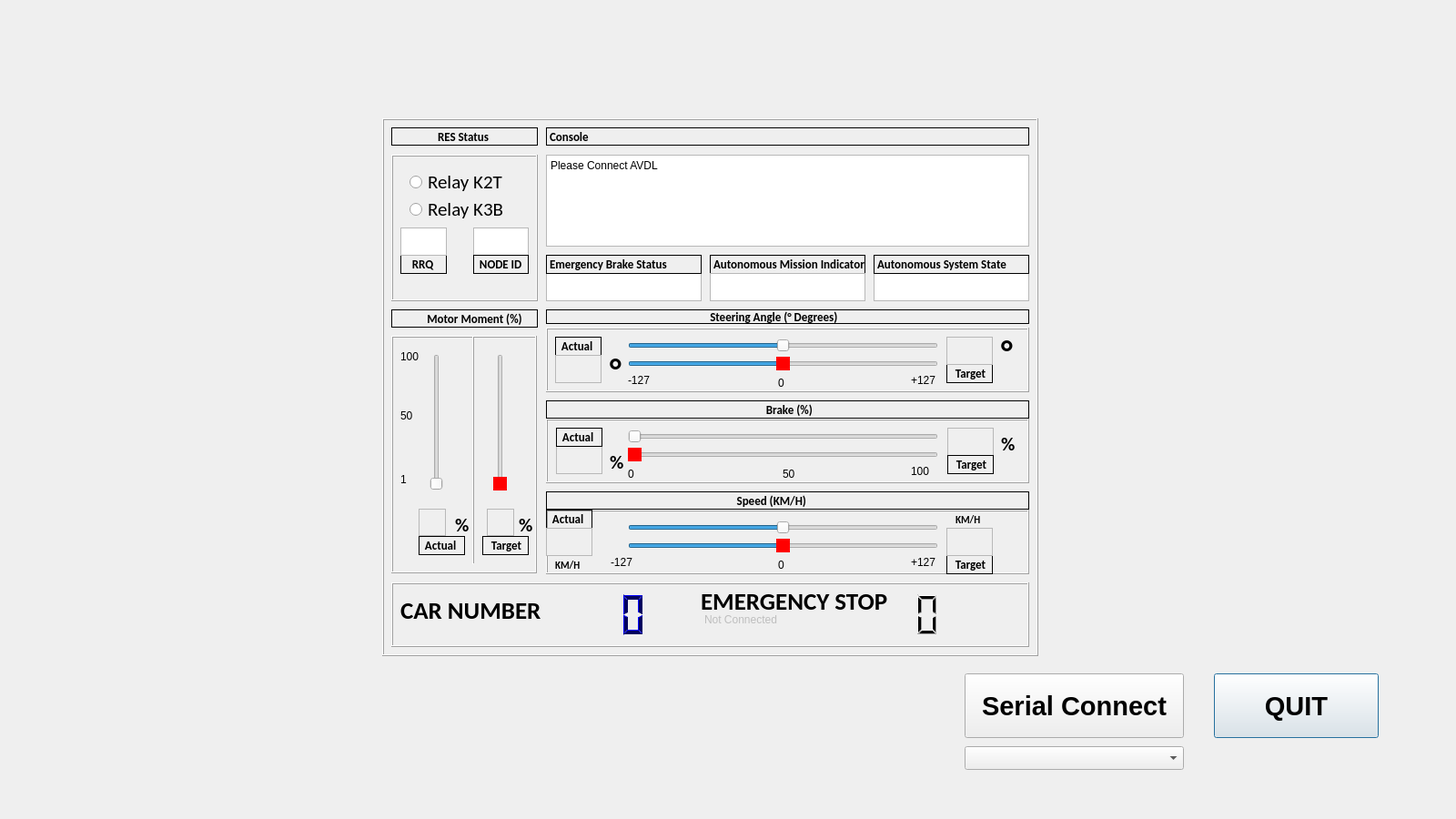
<?xml version="1.0" encoding="UTF-8"?>
<ui version="4.0">
 <class>Dialog</class>
 <widget class="QDialog" name="Dialog">
  <property name="geometry">
   <rect>
    <x>0</x>
    <y>0</y>
    <width>1600</width>
    <height>900</height>
   </rect>
  </property>
  <property name="windowTitle">
   <string>Dialog</string>
  </property>
  <widget class="QLabel" name="MMA_Heading">
   <property name="geometry">
    <rect>
     <x>430</x>
     <y>340</y>
     <width>161</width>
     <height>20</height>
    </rect>
   </property>
   <property name="font">
    <font>
     <family>Calibri</family>
     <pointsize>10</pointsize>
     <bold>true</bold>
    </font>
   </property>
   <property name="frameShape">
    <enum>QFrame::Shape::Panel</enum>
   </property>
   <property name="text">
    <string>            Motor Moment (%)</string>
   </property>
  </widget>
  <widget class="QFrame" name="MMA_Frame">
   <property name="geometry">
    <rect>
     <x>430</x>
     <y>369</y>
     <width>160</width>
     <height>261</height>
    </rect>
   </property>
   <property name="frameShape">
    <enum>QFrame::Shape::Box</enum>
   </property>
   <property name="frameShadow">
    <enum>QFrame::Shadow::Raised</enum>
   </property>
   <widget class="QFrame" name="MMA_Frame_2">
    <property name="geometry">
     <rect>
      <x>80</x>
      <y>0</y>
      <width>21</width>
      <height>251</height>
     </rect>
    </property>
    <property name="frameShape">
     <enum>QFrame::Shape::VLine</enum>
    </property>
    <property name="frameShadow">
     <enum>QFrame::Shadow::Raised</enum>
    </property>
   </widget>
   <widget class="QPlainTextEdit" name="MMA_Text_Target">
    <property name="enabled">
     <bool>false</bool>
    </property>
    <property name="geometry">
     <rect>
      <x>105</x>
      <y>190</y>
      <width>30</width>
      <height>30</height>
     </rect>
    </property>
   </widget>
   <widget class="QLabel" name="MMA_Percent1">
    <property name="geometry">
     <rect>
      <x>140</x>
      <y>200</y>
      <width>20</width>
      <height>15</height>
     </rect>
    </property>
    <property name="font">
     <font>
      <family>Calibri</family>
      <pointsize>16</pointsize>
      <bold>true</bold>
     </font>
    </property>
    <property name="text">
     <string>%</string>
    </property>
   </widget>
   <widget class="QLabel" name="MMA_100">
    <property name="geometry">
     <rect>
      <x>10</x>
      <y>15</y>
      <width>20</width>
      <height>15</height>
     </rect>
    </property>
    <property name="text">
     <string>100</string>
    </property>
   </widget>
   <widget class="QLabel" name="MMA_50">
    <property name="geometry">
     <rect>
      <x>10</x>
      <y>80</y>
      <width>20</width>
      <height>15</height>
     </rect>
    </property>
    <property name="text">
     <string>50</string>
    </property>
   </widget>
   <widget class="QSlider" name="MMA_Slider_Actual">
    <property name="enabled">
     <bool>true</bool>
    </property>
    <property name="geometry">
     <rect>
      <x>40</x>
      <y>20</y>
      <width>20</width>
      <height>150</height>
     </rect>
    </property>
    <property name="maximum">
     <number>100</number>
    </property>
    <property name="pageStep">
     <number>1</number>
    </property>
    <property name="orientation">
     <enum>Qt::Orientation::Vertical</enum>
    </property>
   </widget>
   <widget class="QSlider" name="MMA_Slider_Target">
    <property name="geometry">
     <rect>
      <x>110</x>
      <y>20</y>
      <width>20</width>
      <height>150</height>
     </rect>
    </property>
    <property name="styleSheet">
     <string notr="true">QSlider::handle:vertical {background-color: red;}</string>
    </property>
    <property name="orientation">
     <enum>Qt::Orientation::Vertical</enum>
    </property>
   </widget>
   <widget class="QPlainTextEdit" name="MMA_Text_Actual">
    <property name="enabled">
     <bool>false</bool>
    </property>
    <property name="geometry">
     <rect>
      <x>30</x>
      <y>190</y>
      <width>30</width>
      <height>30</height>
     </rect>
    </property>
    <property name="plainText">
     <string/>
    </property>
   </widget>
   <widget class="QLabel" name="label_20">
    <property name="geometry">
     <rect>
      <x>10</x>
      <y>150</y>
      <width>20</width>
      <height>15</height>
     </rect>
    </property>
    <property name="text">
     <string>1</string>
    </property>
   </widget>
   <widget class="QLabel" name="MMA_Percent2">
    <property name="geometry">
     <rect>
      <x>70</x>
      <y>200</y>
      <width>20</width>
      <height>15</height>
     </rect>
    </property>
    <property name="font">
     <font>
      <family>Calibri</family>
      <pointsize>16</pointsize>
      <bold>true</bold>
     </font>
    </property>
    <property name="text">
     <string>%</string>
    </property>
   </widget>
   <widget class="QLabel" name="MMA_Heading_6">
    <property name="geometry">
     <rect>
      <x>30</x>
      <y>220</y>
      <width>51</width>
      <height>21</height>
     </rect>
    </property>
    <property name="font">
     <font>
      <family>Calibri</family>
      <pointsize>10</pointsize>
      <bold>true</bold>
     </font>
    </property>
    <property name="frameShape">
     <enum>QFrame::Shape::Panel</enum>
    </property>
    <property name="text">
     <string> Actual</string>
    </property>
   </widget>
   <widget class="QLabel" name="MMA_Heading_7">
    <property name="geometry">
     <rect>
      <x>100</x>
      <y>220</y>
      <width>51</width>
      <height>21</height>
     </rect>
    </property>
    <property name="font">
     <font>
      <family>Calibri</family>
      <pointsize>10</pointsize>
      <bold>true</bold>
     </font>
    </property>
    <property name="frameShape">
     <enum>QFrame::Shape::Panel</enum>
    </property>
    <property name="text">
     <string>  Target</string>
    </property>
   </widget>
  </widget>
  <widget class="QFrame" name="frame">
   <property name="geometry">
    <rect>
     <x>600</x>
     <y>560</y>
     <width>531</width>
     <height>71</height>
    </rect>
   </property>
   <property name="frameShape">
    <enum>QFrame::Shape::Box</enum>
   </property>
   <property name="frameShadow">
    <enum>QFrame::Shadow::Raised</enum>
   </property>
   <widget class="QSlider" name="ST_Slider">
    <property name="geometry">
     <rect>
      <x>90</x>
      <y>30</y>
      <width>341</width>
      <height>20</height>
     </rect>
    </property>
    <property name="styleSheet">
     <string notr="true">QSlider::handle:horizontal {background-color: red;}</string>
    </property>
    <property name="minimum">
     <number>-127</number>
    </property>
    <property name="maximum">
     <number>127</number>
    </property>
    <property name="orientation">
     <enum>Qt::Orientation::Horizontal</enum>
    </property>
   </widget>
   <widget class="QSlider" name="SA_Slider">
    <property name="geometry">
     <rect>
      <x>90</x>
      <y>10</y>
      <width>341</width>
      <height>20</height>
     </rect>
    </property>
    <property name="minimum">
     <number>-127</number>
    </property>
    <property name="maximum">
     <number>127</number>
    </property>
    <property name="value">
     <number>0</number>
    </property>
    <property name="orientation">
     <enum>Qt::Orientation::Horizontal</enum>
    </property>
   </widget>
   <widget class="QLabel" name="MMA_51">
    <property name="geometry">
     <rect>
      <x>255</x>
      <y>50</y>
      <width>21</width>
      <height>21</height>
     </rect>
    </property>
    <property name="text">
     <string>0</string>
    </property>
   </widget>
   <widget class="QLabel" name="MMA_52">
    <property name="geometry">
     <rect>
      <x>71</x>
      <y>50</y>
      <width>31</width>
      <height>16</height>
     </rect>
    </property>
    <property name="text">
     <string>-127</string>
    </property>
   </widget>
   <widget class="QLabel" name="MMA_53">
    <property name="geometry">
     <rect>
      <x>401</x>
      <y>50</y>
      <width>31</width>
      <height>16</height>
     </rect>
    </property>
    <property name="text">
     <string>+127</string>
    </property>
   </widget>
   <widget class="QLabel" name="label_50">
    <property name="geometry">
     <rect>
      <x>450</x>
      <y>0</y>
      <width>91</width>
      <height>21</height>
     </rect>
    </property>
    <property name="font">
     <font>
      <family>Calibri</family>
      <pointsize>8</pointsize>
      <bold>true</bold>
     </font>
    </property>
    <property name="text">
     <string>KM/H</string>
    </property>
   </widget>
   <widget class="QLabel" name="MMA_Heading_10">
    <property name="geometry">
     <rect>
      <x>440</x>
      <y>50</y>
      <width>51</width>
      <height>21</height>
     </rect>
    </property>
    <property name="font">
     <font>
      <family>Calibri</family>
      <pointsize>10</pointsize>
      <bold>true</bold>
     </font>
    </property>
    <property name="frameShape">
     <enum>QFrame::Shape::Panel</enum>
    </property>
    <property name="text">
     <string>  Target</string>
    </property>
   </widget>
   <widget class="QPlainTextEdit" name="ST_Text_Actual">
    <property name="enabled">
     <bool>false</bool>
    </property>
    <property name="geometry">
     <rect>
      <x>440</x>
      <y>20</y>
      <width>51</width>
      <height>31</height>
     </rect>
    </property>
   </widget>
   <widget class="QLabel" name="MMA_Heading_11">
    <property name="geometry">
     <rect>
      <x>0</x>
      <y>0</y>
      <width>51</width>
      <height>21</height>
     </rect>
    </property>
    <property name="font">
     <font>
      <family>Calibri</family>
      <pointsize>10</pointsize>
      <bold>true</bold>
     </font>
    </property>
    <property name="frameShape">
     <enum>QFrame::Shape::Panel</enum>
    </property>
    <property name="text">
     <string> Actual</string>
    </property>
   </widget>
   <widget class="QLabel" name="label_51">
    <property name="geometry">
     <rect>
      <x>10</x>
      <y>50</y>
      <width>91</width>
      <height>21</height>
     </rect>
    </property>
    <property name="font">
     <font>
      <family>Calibri</family>
      <pointsize>8</pointsize>
      <bold>true</bold>
     </font>
    </property>
    <property name="text">
     <string>KM/H</string>
    </property>
   </widget>
   <widget class="QPlainTextEdit" name="SA_Text_Actual">
    <property name="enabled">
     <bool>false</bool>
    </property>
    <property name="geometry">
     <rect>
      <x>0</x>
      <y>20</y>
      <width>51</width>
      <height>31</height>
     </rect>
    </property>
   </widget>
  </widget>
  <widget class="QLabel" name="MT_Heading_2">
   <property name="geometry">
    <rect>
     <x>600</x>
     <y>540</y>
     <width>531</width>
     <height>20</height>
    </rect>
   </property>
   <property name="font">
    <font>
     <family>Calibri</family>
     <pointsize>10</pointsize>
     <bold>true</bold>
    </font>
   </property>
   <property name="frameShape">
    <enum>QFrame::Shape::Panel</enum>
   </property>
   <property name="text">
    <string>                                                                      Speed (KM/H)</string>
   </property>
  </widget>
  <widget class="QFrame" name="frame_2">
   <property name="geometry">
    <rect>
     <x>430</x>
     <y>640</y>
     <width>701</width>
     <height>71</height>
    </rect>
   </property>
   <property name="frameShape">
    <enum>QFrame::Shape::Box</enum>
   </property>
   <property name="frameShadow">
    <enum>QFrame::Shadow::Raised</enum>
   </property>
   <widget class="QLCDNumber" name="CarNumber_lcdNumber">
    <property name="geometry">
     <rect>
      <x>90</x>
      <y>10</y>
      <width>201</width>
      <height>51</height>
     </rect>
    </property>
    <property name="palette">
     <palette>
      <active>
       <colorrole role="WindowText">
        <brush brushstyle="SolidPattern">
         <color alpha="255">
          <red>0</red>
          <green>0</green>
          <blue>94</blue>
         </color>
        </brush>
       </colorrole>
       <colorrole role="Light">
        <brush brushstyle="SolidPattern">
         <color alpha="255">
          <red>0</red>
          <green>0</green>
          <blue>255</blue>
         </color>
        </brush>
       </colorrole>
       <colorrole role="Dark">
        <brush brushstyle="SolidPattern">
         <color alpha="255">
          <red>0</red>
          <green>0</green>
          <blue>94</blue>
         </color>
        </brush>
       </colorrole>
       <colorrole role="Text">
        <brush brushstyle="SolidPattern">
         <color alpha="255">
          <red>60</red>
          <green>60</green>
          <blue>60</blue>
         </color>
        </brush>
       </colorrole>
       <colorrole role="ButtonText">
        <brush brushstyle="SolidPattern">
         <color alpha="255">
          <red>76</red>
          <green>76</green>
          <blue>76</blue>
         </color>
        </brush>
       </colorrole>
      </active>
      <inactive>
       <colorrole role="WindowText">
        <brush brushstyle="SolidPattern">
         <color alpha="255">
          <red>0</red>
          <green>0</green>
          <blue>94</blue>
         </color>
        </brush>
       </colorrole>
       <colorrole role="Light">
        <brush brushstyle="SolidPattern">
         <color alpha="255">
          <red>0</red>
          <green>0</green>
          <blue>255</blue>
         </color>
        </brush>
       </colorrole>
       <colorrole role="Dark">
        <brush brushstyle="SolidPattern">
         <color alpha="255">
          <red>0</red>
          <green>0</green>
          <blue>94</blue>
         </color>
        </brush>
       </colorrole>
       <colorrole role="Text">
        <brush brushstyle="SolidPattern">
         <color alpha="255">
          <red>60</red>
          <green>60</green>
          <blue>60</blue>
         </color>
        </brush>
       </colorrole>
       <colorrole role="ButtonText">
        <brush brushstyle="SolidPattern">
         <color alpha="255">
          <red>76</red>
          <green>76</green>
          <blue>76</blue>
         </color>
        </brush>
       </colorrole>
      </inactive>
      <disabled>
       <colorrole role="WindowText">
        <brush brushstyle="SolidPattern">
         <color alpha="255">
          <red>0</red>
          <green>0</green>
          <blue>94</blue>
         </color>
        </brush>
       </colorrole>
       <colorrole role="Light">
        <brush brushstyle="SolidPattern">
         <color alpha="255">
          <red>0</red>
          <green>0</green>
          <blue>255</blue>
         </color>
        </brush>
       </colorrole>
       <colorrole role="Dark">
        <brush brushstyle="SolidPattern">
         <color alpha="255">
          <red>0</red>
          <green>0</green>
          <blue>94</blue>
         </color>
        </brush>
       </colorrole>
       <colorrole role="Text">
        <brush brushstyle="SolidPattern">
         <color alpha="255">
          <red>0</red>
          <green>0</green>
          <blue>94</blue>
         </color>
        </brush>
       </colorrole>
       <colorrole role="ButtonText">
        <brush brushstyle="SolidPattern">
         <color alpha="255">
          <red>0</red>
          <green>0</green>
          <blue>94</blue>
         </color>
        </brush>
       </colorrole>
      </disabled>
     </palette>
    </property>
    <property name="font">
     <font>
      <family>Calibri</family>
      <pointsize>10</pointsize>
      <bold>true</bold>
     </font>
    </property>
    <property name="frameShape">
     <enum>QFrame::Shape::NoFrame</enum>
    </property>
    <property name="digitCount">
     <number>7</number>
    </property>
   </widget>
   <widget class="QLabel" name="label_2">
    <property name="geometry">
     <rect>
      <x>10</x>
      <y>10</y>
      <width>161</width>
      <height>41</height>
     </rect>
    </property>
    <property name="font">
     <font>
      <family>Calibri</family>
      <pointsize>20</pointsize>
      <bold>true</bold>
     </font>
    </property>
    <property name="text">
     <string>CAR NUMBER</string>
    </property>
   </widget>
   <widget class="QLabel" name="label_3">
    <property name="geometry">
     <rect>
      <x>340</x>
      <y>0</y>
      <width>221</width>
      <height>41</height>
     </rect>
    </property>
    <property name="font">
     <font>
      <family>Calibri</family>
      <pointsize>20</pointsize>
      <bold>true</bold>
     </font>
    </property>
    <property name="text">
     <string>EMERGENCY STOP</string>
    </property>
   </widget>
   <widget class="QLabel" name="RES_ESTOP_RED">
    <property name="geometry">
     <rect>
      <x>630</x>
      <y>10</y>
      <width>51</width>
      <height>51</height>
     </rect>
    </property>
    <property name="text">
     <string/>
    </property>
    <property name="pixmap">
     <pixmap>emergency-stop-red.png</pixmap>
    </property>
    <property name="scaledContents">
     <bool>true</bool>
    </property>
   </widget>
   <widget class="QLCDNumber" name="RES_lcdNumber">
    <property name="geometry">
     <rect>
      <x>453</x>
      <y>10</y>
      <width>171</width>
      <height>51</height>
     </rect>
    </property>
    <property name="font">
     <font>
      <family>Calibri</family>
      <pointsize>10</pointsize>
      <bold>true</bold>
     </font>
    </property>
    <property name="frameShape">
     <enum>QFrame::Shape::NoFrame</enum>
    </property>
    <property name="frameShadow">
     <enum>QFrame::Shadow::Plain</enum>
    </property>
   </widget>
   <widget class="QPlainTextEdit" name="Estop_Text">
    <property name="enabled">
     <bool>false</bool>
    </property>
    <property name="geometry">
     <rect>
      <x>340</x>
      <y>30</y>
      <width>201</width>
      <height>31</height>
     </rect>
    </property>
    <property name="frameShape">
     <enum>QFrame::Shape::NoFrame</enum>
    </property>
    <property name="plainText">
     <string>Not Connected</string>
    </property>
   </widget>
  </widget>
  <widget class="QFrame" name="frame_3">
   <property name="geometry">
    <rect>
     <x>430</x>
     <y>170</y>
     <width>161</width>
     <height>161</height>
    </rect>
   </property>
   <property name="frameShape">
    <enum>QFrame::Shape::Box</enum>
   </property>
   <property name="frameShadow">
    <enum>QFrame::Shadow::Raised</enum>
   </property>
   <widget class="QRadioButton" name="radioButton">
    <property name="geometry">
     <rect>
      <x>20</x>
      <y>20</y>
      <width>131</width>
      <height>20</height>
     </rect>
    </property>
    <property name="font">
     <font>
      <family>Calibri</family>
      <pointsize>16</pointsize>
     </font>
    </property>
    <property name="text">
     <string>Relay K2T</string>
    </property>
   </widget>
   <widget class="QPlainTextEdit" name="plainTextEdit_14">
    <property name="geometry">
     <rect>
      <x>90</x>
      <y>80</y>
      <width>61</width>
      <height>31</height>
     </rect>
    </property>
   </widget>
   <widget class="QLabel" name="MMA_Heading_3">
    <property name="geometry">
     <rect>
      <x>90</x>
      <y>110</y>
      <width>61</width>
      <height>21</height>
     </rect>
    </property>
    <property name="font">
     <font>
      <family>Calibri</family>
      <pointsize>10</pointsize>
      <bold>true</bold>
     </font>
    </property>
    <property name="frameShape">
     <enum>QFrame::Shape::Panel</enum>
    </property>
    <property name="text">
     <string> NODE ID</string>
    </property>
   </widget>
   <widget class="QLabel" name="MMA_Heading_2">
    <property name="geometry">
     <rect>
      <x>10</x>
      <y>110</y>
      <width>51</width>
      <height>21</height>
     </rect>
    </property>
    <property name="font">
     <font>
      <family>Calibri</family>
      <pointsize>10</pointsize>
      <bold>true</bold>
     </font>
    </property>
    <property name="frameShape">
     <enum>QFrame::Shape::Panel</enum>
    </property>
    <property name="text">
     <string>   RRQ</string>
    </property>
   </widget>
   <widget class="QRadioButton" name="radioButton_2">
    <property name="geometry">
     <rect>
      <x>20</x>
      <y>50</y>
      <width>131</width>
      <height>20</height>
     </rect>
    </property>
    <property name="font">
     <font>
      <family>Calibri</family>
      <pointsize>16</pointsize>
     </font>
    </property>
    <property name="text">
     <string>Relay K3B</string>
    </property>
   </widget>
   <widget class="QPlainTextEdit" name="plainTextEdit_13">
    <property name="geometry">
     <rect>
      <x>10</x>
      <y>80</y>
      <width>51</width>
      <height>31</height>
     </rect>
    </property>
   </widget>
  </widget>
  <widget class="QLabel" name="MT_Heading_3">
   <property name="geometry">
    <rect>
     <x>600</x>
     <y>440</y>
     <width>531</width>
     <height>20</height>
    </rect>
   </property>
   <property name="font">
    <font>
     <family>Calibri</family>
     <pointsize>10</pointsize>
     <bold>true</bold>
    </font>
   </property>
   <property name="frameShape">
    <enum>QFrame::Shape::Panel</enum>
   </property>
   <property name="text">
    <string>                                                                                 Brake (%)</string>
   </property>
  </widget>
  <widget class="QFrame" name="frame_4">
   <property name="geometry">
    <rect>
     <x>600</x>
     <y>460</y>
     <width>531</width>
     <height>71</height>
    </rect>
   </property>
   <property name="frameShape">
    <enum>QFrame::Shape::Box</enum>
   </property>
   <property name="frameShadow">
    <enum>QFrame::Shadow::Raised</enum>
   </property>
   <widget class="QSlider" name="BRT_Slider">
    <property name="geometry">
     <rect>
      <x>90</x>
      <y>30</y>
      <width>341</width>
      <height>20</height>
     </rect>
    </property>
    <property name="styleSheet">
     <string notr="true">QSlider::handle:horizontal {background-color: red;}</string>
    </property>
    <property name="minimum">
     <number>0</number>
    </property>
    <property name="maximum">
     <number>100</number>
    </property>
    <property name="orientation">
     <enum>Qt::Orientation::Horizontal</enum>
    </property>
   </widget>
   <widget class="QPlainTextEdit" name="BRA_Text_Actual">
    <property name="enabled">
     <bool>false</bool>
    </property>
    <property name="geometry">
     <rect>
      <x>11</x>
      <y>30</y>
      <width>51</width>
      <height>31</height>
     </rect>
    </property>
   </widget>
   <widget class="QSlider" name="BRA_Slider">
    <property name="geometry">
     <rect>
      <x>90</x>
      <y>10</y>
      <width>341</width>
      <height>20</height>
     </rect>
    </property>
    <property name="minimum">
     <number>0</number>
    </property>
    <property name="maximum">
     <number>100</number>
    </property>
    <property name="value">
     <number>0</number>
    </property>
    <property name="orientation">
     <enum>Qt::Orientation::Horizontal</enum>
    </property>
   </widget>
   <widget class="QPlainTextEdit" name="BRT_Text_Actual">
    <property name="enabled">
     <bool>false</bool>
    </property>
    <property name="geometry">
     <rect>
      <x>441</x>
      <y>10</y>
      <width>51</width>
      <height>31</height>
     </rect>
    </property>
    <property name="plainText">
     <string/>
    </property>
   </widget>
   <widget class="QLabel" name="MMA_54">
    <property name="geometry">
     <rect>
      <x>90</x>
      <y>50</y>
      <width>21</width>
      <height>21</height>
     </rect>
    </property>
    <property name="text">
     <string>0</string>
    </property>
   </widget>
   <widget class="QLabel" name="MMA_56">
    <property name="geometry">
     <rect>
      <x>401</x>
      <y>50</y>
      <width>31</width>
      <height>16</height>
     </rect>
    </property>
    <property name="text">
     <string>100</string>
    </property>
   </widget>
   <widget class="QLabel" name="MMA_Heading_8">
    <property name="geometry">
     <rect>
      <x>441</x>
      <y>40</y>
      <width>51</width>
      <height>21</height>
     </rect>
    </property>
    <property name="font">
     <font>
      <family>Calibri</family>
      <pointsize>10</pointsize>
      <bold>true</bold>
     </font>
    </property>
    <property name="frameShape">
     <enum>QFrame::Shape::Panel</enum>
    </property>
    <property name="text">
     <string>  Target</string>
    </property>
   </widget>
   <widget class="QLabel" name="MMA_Heading_9">
    <property name="geometry">
     <rect>
      <x>11</x>
      <y>10</y>
      <width>51</width>
      <height>21</height>
     </rect>
    </property>
    <property name="font">
     <font>
      <family>Calibri</family>
      <pointsize>10</pointsize>
      <bold>true</bold>
     </font>
    </property>
    <property name="frameShape">
     <enum>QFrame::Shape::Panel</enum>
    </property>
    <property name="text">
     <string> Actual</string>
    </property>
   </widget>
   <widget class="QLabel" name="MMA_Percent1_2">
    <property name="geometry">
     <rect>
      <x>500</x>
      <y>20</y>
      <width>20</width>
      <height>15</height>
     </rect>
    </property>
    <property name="font">
     <font>
      <family>Calibri</family>
      <pointsize>16</pointsize>
      <bold>true</bold>
     </font>
    </property>
    <property name="text">
     <string>%</string>
    </property>
   </widget>
   <widget class="QLabel" name="MMA_Percent1_3">
    <property name="geometry">
     <rect>
      <x>70</x>
      <y>40</y>
      <width>20</width>
      <height>15</height>
     </rect>
    </property>
    <property name="font">
     <font>
      <family>Calibri</family>
      <pointsize>16</pointsize>
      <bold>true</bold>
     </font>
    </property>
    <property name="text">
     <string>%</string>
    </property>
   </widget>
   <widget class="QLabel" name="MMA_60">
    <property name="geometry">
     <rect>
      <x>260</x>
      <y>50</y>
      <width>21</width>
      <height>21</height>
     </rect>
    </property>
    <property name="text">
     <string>50</string>
    </property>
   </widget>
  </widget>
  <widget class="QLabel" name="MT_Heading_4">
   <property name="geometry">
    <rect>
     <x>600</x>
     <y>340</y>
     <width>531</width>
     <height>16</height>
    </rect>
   </property>
   <property name="font">
    <font>
     <family>Calibri</family>
     <pointsize>10</pointsize>
     <bold>true</bold>
    </font>
   </property>
   <property name="frameShape">
    <enum>QFrame::Shape::Panel</enum>
   </property>
   <property name="text">
    <string>                                                            Steering Angle (° Degrees)
</string>
   </property>
  </widget>
  <widget class="QFrame" name="frame_5">
   <property name="geometry">
    <rect>
     <x>600</x>
     <y>360</y>
     <width>531</width>
     <height>71</height>
    </rect>
   </property>
   <property name="frameShape">
    <enum>QFrame::Shape::Box</enum>
   </property>
   <property name="frameShadow">
    <enum>QFrame::Shadow::Raised</enum>
   </property>
   <widget class="QSlider" name="STT_Slider">
    <property name="geometry">
     <rect>
      <x>90</x>
      <y>30</y>
      <width>341</width>
      <height>20</height>
     </rect>
    </property>
    <property name="styleSheet">
     <string notr="true">QSlider::handle:horizontal {background-color: red;}</string>
    </property>
    <property name="minimum">
     <number>-127</number>
    </property>
    <property name="maximum">
     <number>127</number>
    </property>
    <property name="orientation">
     <enum>Qt::Orientation::Horizontal</enum>
    </property>
   </widget>
   <widget class="QSlider" name="STA_Slider">
    <property name="geometry">
     <rect>
      <x>90</x>
      <y>10</y>
      <width>341</width>
      <height>20</height>
     </rect>
    </property>
    <property name="minimum">
     <number>-127</number>
    </property>
    <property name="maximum">
     <number>127</number>
    </property>
    <property name="value">
     <number>0</number>
    </property>
    <property name="orientation">
     <enum>Qt::Orientation::Horizontal</enum>
    </property>
   </widget>
   <widget class="QLabel" name="MMA_57">
    <property name="geometry">
     <rect>
      <x>255</x>
      <y>50</y>
      <width>21</width>
      <height>21</height>
     </rect>
    </property>
    <property name="text">
     <string>0</string>
    </property>
   </widget>
   <widget class="QLabel" name="MMA_58">
    <property name="geometry">
     <rect>
      <x>90</x>
      <y>50</y>
      <width>31</width>
      <height>16</height>
     </rect>
    </property>
    <property name="text">
     <string>-127</string>
    </property>
   </widget>
   <widget class="QLabel" name="MMA_59">
    <property name="geometry">
     <rect>
      <x>401</x>
      <y>50</y>
      <width>31</width>
      <height>16</height>
     </rect>
    </property>
    <property name="text">
     <string>+127</string>
    </property>
   </widget>
   <widget class="QLabel" name="label_46">
    <property name="geometry">
     <rect>
      <x>500</x>
      <y>10</y>
      <width>21</width>
      <height>31</height>
     </rect>
    </property>
    <property name="font">
     <font>
      <family>Calibri</family>
      <pointsize>28</pointsize>
      <bold>true</bold>
     </font>
    </property>
    <property name="text">
     <string>°</string>
    </property>
   </widget>
   <widget class="QLabel" name="MMA_Heading_4">
    <property name="geometry">
     <rect>
      <x>440</x>
      <y>40</y>
      <width>51</width>
      <height>21</height>
     </rect>
    </property>
    <property name="font">
     <font>
      <family>Calibri</family>
      <pointsize>10</pointsize>
      <bold>true</bold>
     </font>
    </property>
    <property name="frameShape">
     <enum>QFrame::Shape::Panel</enum>
    </property>
    <property name="text">
     <string>  Target</string>
    </property>
   </widget>
   <widget class="QPlainTextEdit" name="STT_Text_Target">
    <property name="enabled">
     <bool>false</bool>
    </property>
    <property name="geometry">
     <rect>
      <x>440</x>
      <y>10</y>
      <width>51</width>
      <height>31</height>
     </rect>
    </property>
   </widget>
   <widget class="QLabel" name="MMA_Heading_5">
    <property name="geometry">
     <rect>
      <x>10</x>
      <y>10</y>
      <width>51</width>
      <height>21</height>
     </rect>
    </property>
    <property name="font">
     <font>
      <family>Calibri</family>
      <pointsize>10</pointsize>
      <bold>true</bold>
     </font>
    </property>
    <property name="frameShape">
     <enum>QFrame::Shape::Panel</enum>
    </property>
    <property name="text">
     <string> Actual</string>
    </property>
   </widget>
   <widget class="QLabel" name="label_45">
    <property name="geometry">
     <rect>
      <x>70</x>
      <y>30</y>
      <width>21</width>
      <height>31</height>
     </rect>
    </property>
    <property name="font">
     <font>
      <family>Calibri</family>
      <pointsize>28</pointsize>
      <bold>true</bold>
     </font>
    </property>
    <property name="text">
     <string>°</string>
    </property>
   </widget>
   <widget class="QPlainTextEdit" name="STA_Text_Actual">
    <property name="enabled">
     <bool>false</bool>
    </property>
    <property name="geometry">
     <rect>
      <x>10</x>
      <y>30</y>
      <width>51</width>
      <height>31</height>
     </rect>
    </property>
   </widget>
  </widget>
  <widget class="QLabel" name="MMA_Heading_13">
   <property name="geometry">
    <rect>
     <x>780</x>
     <y>280</y>
     <width>171</width>
     <height>21</height>
    </rect>
   </property>
   <property name="font">
    <font>
     <family>Calibri</family>
     <pointsize>10</pointsize>
     <bold>true</bold>
    </font>
   </property>
   <property name="frameShape">
    <enum>QFrame::Shape::Panel</enum>
   </property>
   <property name="text">
    <string>Autonomous Mission Indicator</string>
   </property>
  </widget>
  <widget class="QPlainTextEdit" name="AMI_Text">
   <property name="geometry">
    <rect>
     <x>780</x>
     <y>300</y>
     <width>171</width>
     <height>31</height>
    </rect>
   </property>
  </widget>
  <widget class="QPlainTextEdit" name="EBS_Text">
   <property name="geometry">
    <rect>
     <x>600</x>
     <y>300</y>
     <width>171</width>
     <height>31</height>
    </rect>
   </property>
  </widget>
  <widget class="QLabel" name="MMA_Heading_14">
   <property name="geometry">
    <rect>
     <x>600</x>
     <y>280</y>
     <width>171</width>
     <height>21</height>
    </rect>
   </property>
   <property name="font">
    <font>
     <family>Calibri</family>
     <pointsize>10</pointsize>
     <bold>true</bold>
    </font>
   </property>
   <property name="frameShape">
    <enum>QFrame::Shape::Panel</enum>
   </property>
   <property name="text">
    <string>Emergency Brake Status</string>
   </property>
  </widget>
  <widget class="QPlainTextEdit" name="AS_Text">
   <property name="geometry">
    <rect>
     <x>960</x>
     <y>300</y>
     <width>171</width>
     <height>31</height>
    </rect>
   </property>
  </widget>
  <widget class="QLabel" name="MMA_Heading_15">
   <property name="geometry">
    <rect>
     <x>960</x>
     <y>280</y>
     <width>171</width>
     <height>21</height>
    </rect>
   </property>
   <property name="font">
    <font>
     <family>Calibri</family>
     <pointsize>10</pointsize>
     <bold>true</bold>
    </font>
   </property>
   <property name="frameShape">
    <enum>QFrame::Shape::Panel</enum>
   </property>
   <property name="text">
    <string>Autonomous System State</string>
   </property>
  </widget>
  <widget class="QPlainTextEdit" name="Console">
   <property name="geometry">
    <rect>
     <x>600</x>
     <y>170</y>
     <width>531</width>
     <height>101</height>
    </rect>
   </property>
   <property name="plainText">
    <string>Please Connect AVDL</string>
   </property>
  </widget>
  <widget class="QFrame" name="frame_6">
   <property name="geometry">
    <rect>
     <x>420</x>
     <y>130</y>
     <width>721</width>
     <height>591</height>
    </rect>
   </property>
   <property name="autoFillBackground">
    <bool>true</bool>
   </property>
   <property name="frameShape">
    <enum>QFrame::Shape::Box</enum>
   </property>
   <property name="frameShadow">
    <enum>QFrame::Shadow::Raised</enum>
   </property>
   <widget class="QLabel" name="MMA_Heading_16">
    <property name="geometry">
     <rect>
      <x>180</x>
      <y>10</y>
      <width>531</width>
      <height>20</height>
     </rect>
    </property>
    <property name="font">
     <font>
      <family>Calibri</family>
      <pointsize>10</pointsize>
      <bold>true</bold>
     </font>
    </property>
    <property name="frameShape">
     <enum>QFrame::Shape::Panel</enum>
    </property>
    <property name="text">
     <string>Console</string>
    </property>
   </widget>
   <widget class="QLabel" name="MMA_Heading_12">
    <property name="geometry">
     <rect>
      <x>10</x>
      <y>10</y>
      <width>161</width>
      <height>20</height>
     </rect>
    </property>
    <property name="font">
     <font>
      <family>Calibri</family>
      <pointsize>10</pointsize>
      <bold>true</bold>
     </font>
    </property>
    <property name="frameShape">
     <enum>QFrame::Shape::Panel</enum>
    </property>
    <property name="text">
     <string>                RES Status</string>
    </property>
   </widget>
  </widget>
  <widget class="QLabel" name="Background">
   <property name="geometry">
    <rect>
     <x>0</x>
     <y>0</y>
     <width>1600</width>
     <height>900</height>
    </rect>
   </property>
   <property name="text">
    <string/>
   </property>
   <property name="pixmap">
    <pixmap>Background.png</pixmap>
   </property>
   <property name="scaledContents">
    <bool>true</bool>
   </property>
  </widget>
  <widget class="QLabel" name="NUVO_LOGO">
   <property name="geometry">
    <rect>
     <x>1230</x>
     <y>600</y>
     <width>321</width>
     <height>111</height>
    </rect>
   </property>
   <property name="text">
    <string/>
   </property>
   <property name="pixmap">
    <pixmap>Nuvomotorsportlogo.png</pixmap>
   </property>
   <property name="scaledContents">
    <bool>true</bool>
   </property>
  </widget>
  <widget class="QLabel" name="RES_ESTOP_RED_2">
   <property name="geometry">
    <rect>
     <x>1220</x>
     <y>240</y>
     <width>301</width>
     <height>271</height>
    </rect>
   </property>
   <property name="text">
    <string/>
   </property>
   <property name="pixmap">
    <pixmap>emergency-stop-red.png</pixmap>
   </property>
   <property name="scaledContents">
    <bool>true</bool>
   </property>
  </widget>
  <widget class="QPushButton" name="btnQuit">
   <property name="geometry">
    <rect>
     <x>1334</x>
     <y>740</y>
     <width>181</width>
     <height>71</height>
    </rect>
   </property>
   <property name="font">
    <font>
     <pointsize>22</pointsize>
     <bold>true</bold>
    </font>
   </property>
   <property name="text">
    <string>QUIT</string>
   </property>
  </widget>
  <widget class="QPushButton" name="btnSerialConnect">
   <property name="geometry">
    <rect>
     <x>1060</x>
     <y>740</y>
     <width>241</width>
     <height>71</height>
    </rect>
   </property>
   <property name="font">
    <font>
     <pointsize>22</pointsize>
     <bold>true</bold>
    </font>
   </property>
   <property name="text">
    <string>Serial Connect</string>
   </property>
  </widget>
  <widget class="QComboBox" name="cmbSerialPorts">
   <property name="geometry">
    <rect>
     <x>1060</x>
     <y>820</y>
     <width>241</width>
     <height>26</height>
    </rect>
   </property>
  </widget>
  <zorder>Background</zorder>
  <zorder>frame_6</zorder>
  <zorder>frame_2</zorder>
  <zorder>frame</zorder>
  <zorder>frame_3</zorder>
  <zorder>MMA_Frame</zorder>
  <zorder>MMA_Heading</zorder>
  <zorder>MT_Heading_2</zorder>
  <zorder>MT_Heading_3</zorder>
  <zorder>frame_4</zorder>
  <zorder>MT_Heading_4</zorder>
  <zorder>frame_5</zorder>
  <zorder>MMA_Heading_13</zorder>
  <zorder>AMI_Text</zorder>
  <zorder>EBS_Text</zorder>
  <zorder>MMA_Heading_14</zorder>
  <zorder>AS_Text</zorder>
  <zorder>MMA_Heading_15</zorder>
  <zorder>Console</zorder>
  <zorder>NUVO_LOGO</zorder>
  <zorder>RES_ESTOP_RED_2</zorder>
  <zorder>btnQuit</zorder>
  <zorder>btnSerialConnect</zorder>
  <zorder>cmbSerialPorts</zorder>
 </widget>
 <layoutdefault spacing="6" margin="11"/>
 <resources/>
 <connections/>
</ui>
